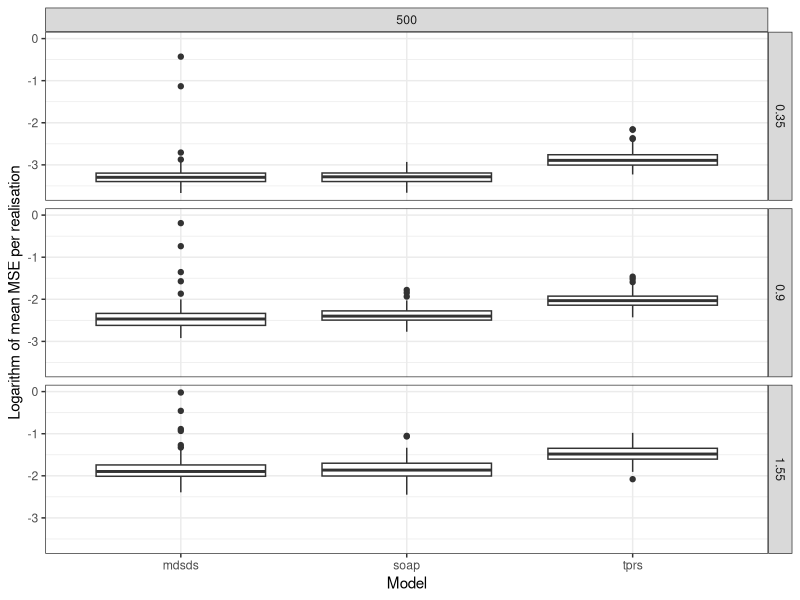

Here is the R script that generated this plot: (Note: this script raises an error after producing the figure.)
# make a boxplot of the ramsay results

library(ggplot2)


dat<-read.csv("wt2-res.csv")
dat<-dat[,-1]
names(dat)<-c("model","noise","n","i","mse","mdsdim")

dat<-dat[dat$n==500,]


theme_set(theme_bw())
p<-ggplot(dat)
p<-p+geom_boxplot(aes(x=model,y=log(mse)))
p<-p+facet_grid(noise~n)
p<-p+labs(x="Model",y="Logarithm of mean MSE per realisation")
p<-p+opts(panel.grid.major=theme_blank(),
          panel.grid.minor=theme_blank(),
          panel.background=theme_rect())
print(p)

ggsave(file="wt2-result.eps",height=6,width=6)
ggsave(file="wt2-result.pdf",height=6,width=6)

## plot the MDS projection dimension
#dat<-dat[dat$model=="mdsds",]
#
#p<-ggplot(dat)
#p<-p+geom_histogram(aes(mdsdim))
#p<-p+facet_grid(noise~n)
#p<-p+opts(panel.grid.major=theme_blank(),
#          panel.grid.minor=theme_blank(),
#          panel.background=theme_rect())
#p<-p+labs(x="MDS dimension projection",y="Count")
#
#print(p)




# (paired) Wilcoxon signed rank test
tprs.dat<-dat[dat$model=="tprs",]
soap.dat<-dat[dat$model=="soap",]
mdsds.dat<-dat[dat$model=="mdsds",]

for(n in unique(tprs.dat$n)){
   for(noise in unique(tprs.dat$noise)){

      this.tprs<-tprs.dat[tprs.dat$n==n & tprs.dat$noise==noise,]
      this.soap<-soap.dat[soap.dat$n==n & soap.dat$noise==noise,]
      this.mdsds<-mdsds.dat[mdsds.dat$n==n & mdsds.dat$noise==noise,]

      p<-wilcox.test(this.tprs$mse,this.soap$mse,paired=TRUE)$p.value
      cat("tprs n=",n,"noise=",noise,
          sign(median(this.soap$mse)-median(this.tprs$mse)),"p=",p,"\n")

      p<-wilcox.test(this.mdsds$mse,this.soap$mse,paired=TRUE)$p.value
      cat("mdsds n=",n,"noise=",noise,
           sign(median(this.soap$mse)-median(this.mdsds$mse)),"p=",p,"\n")

   }
}



median(mdsds.dat$mdsdim)
